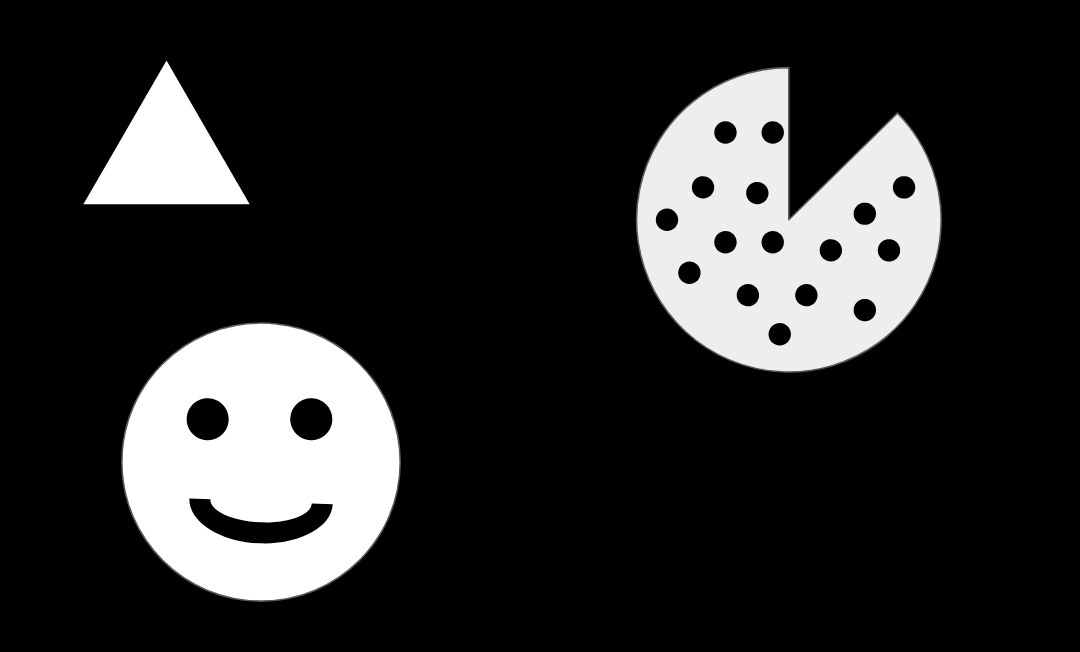
#> input picture DATA/internal_external.png, 1080 x 652 px
$ jupyter execute Contour-Detection.ipynb
#> lines starting #> are read from the running program, lines starting #| are printed output that depends on the picture; after the words box and inside, x2 and y2 are one past the last pixel; in counts of white or black regions, pixels touching at a corner belong together
[cell 1]
import cv2
import numpy as np
import matplotlib.pyplot as plt

[cell 2]
img = cv2.imread("DATA/internal_external.png", 0)
#> img is the input picture: shape (652, 1080); min 0, max 255, mean 43.4

plt.imshow(img, cmap="gray")

contour, hierarchy = cv2.findContours(img, cv2.RETR_CCOMP, cv2.CHAIN_APPROX_SIMPLE)
#> contour = 22 contours; largest, box (x1, y1, x2, y2) and area: (635, 66, 942, 373) 64554, (121, 322, 401, 602) 61517, (83, 60, 250, 205) 12042, (189, 498, 333, 544) 3049, (186, 398, 229, 441) 1380

# cv2.RETR_CCOMP: extract all internal and external contours and organizes them into a two-level hierarchy.

# cv2.CHAIN_APPROX_SIMPLE: compresses horizontal, vertical, and diagonal segments and leaves only their end points.

Arguments:
- **cv2.RETR_CCOMP:** extract all internal and external contours and organizes them into a two-level hierarchy.

- **cv2.CHAIN_APPROX_SIMPLE:** compresses horizontal, vertical, and diagonal segments and leaves only their end points.

Return Values:
- contour: list
- hierarchy: numpy array

[cell 3]
external_contours = np.zeros(img.shape)
internal_contours = np.zeros(img.shape)

for i in range (len(contour)):
    # External Contours
    # look at the last column of each row: -1 = external contour
    if hierarchy[0][i][3] == -1:
        cv2.drawContours(external_contours, contour, i, 255, -1)

    # Internal Contours
    if hierarchy[0][i][3] != -1:
        cv2.drawContours(internal_contours, contour, i, 255, -1)
#> this loop made 22 passes
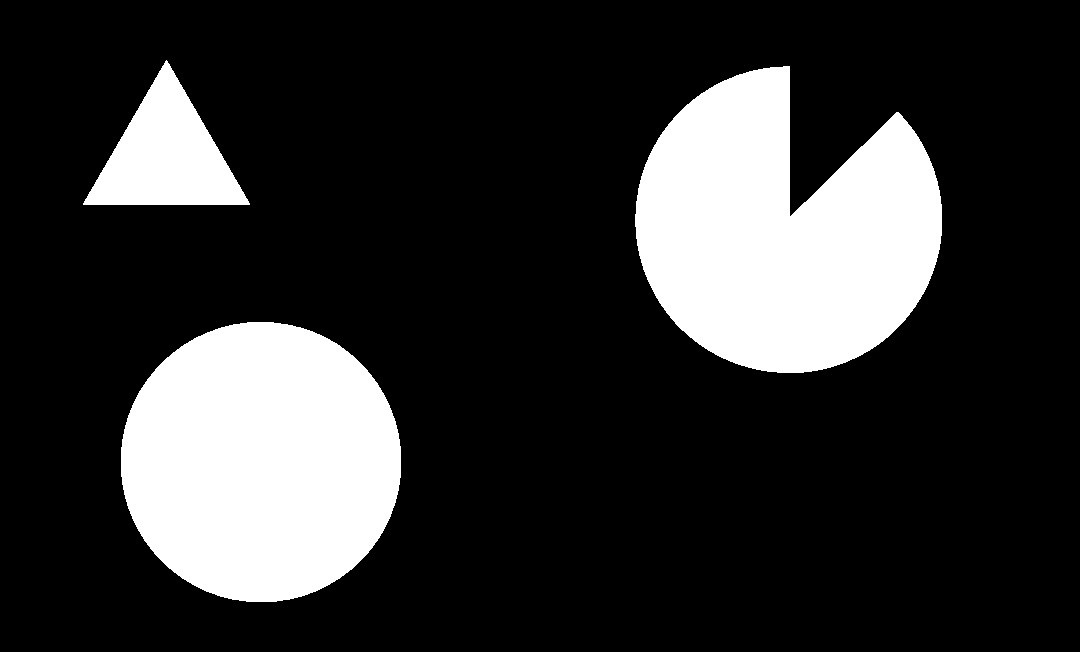
#> external_contours: shape (652, 1080) float64; 19.8% white; 3 white regions, box (x1, y1, x2, y2) and area: (635, 66, 942, 373) 65063, (121, 322, 401, 602) 61914, (83, 60, 250, 205) 12270
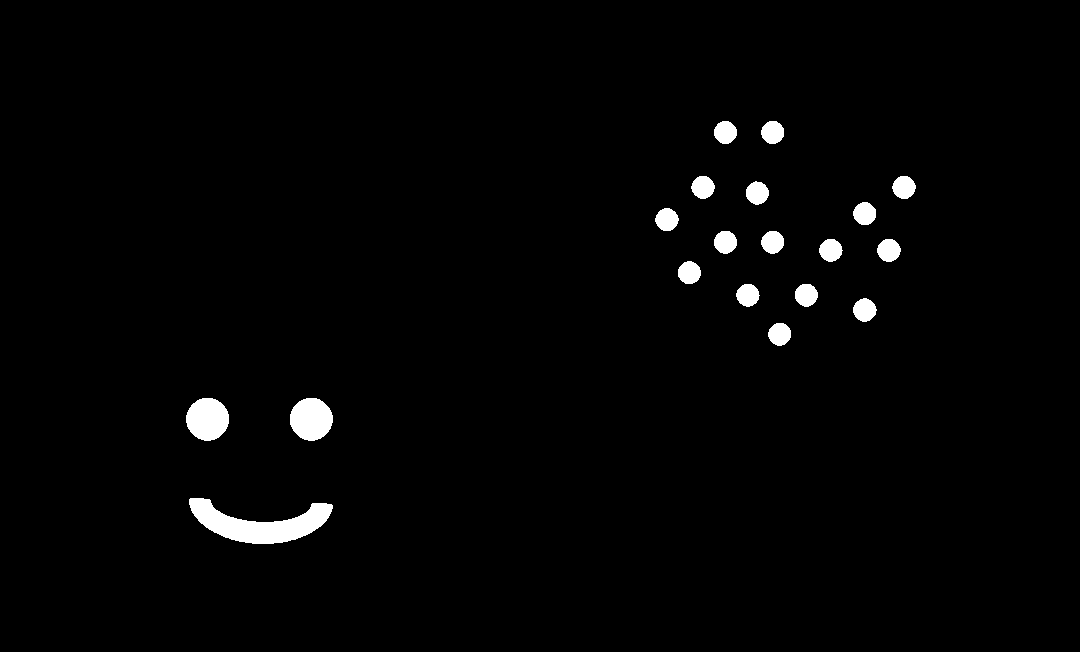
#> internal_contours: shape (652, 1080) float64; 1.8% white; 19 white regions, largest, box (x1, y1, x2, y2) and area: (189, 498, 333, 544) 3207, (186, 398, 229, 441) 1440, (290, 398, 333, 441) 1438

    # hierarchy organizes internal contours: just change the value of the last element to 0, 1, 2, 3, 4, 5, 6, 7, 8, 9, etc.

plt.imshow(external_contours, cmap="gray") # draw the background
plt.imshow(internal_contours, cmap="gray") # draw the internal contours
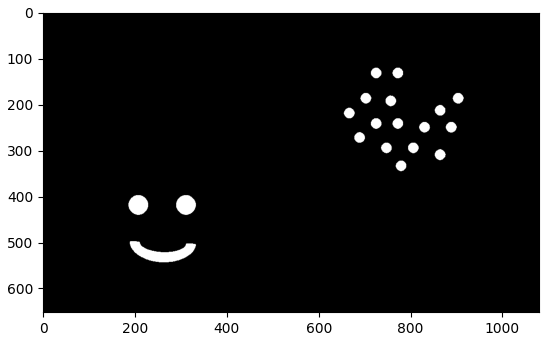
#> figure drawn by matplotlib, 1 panel

$ run again, with DATA/five_shapes.PNG copied over DATA/internal_external.png
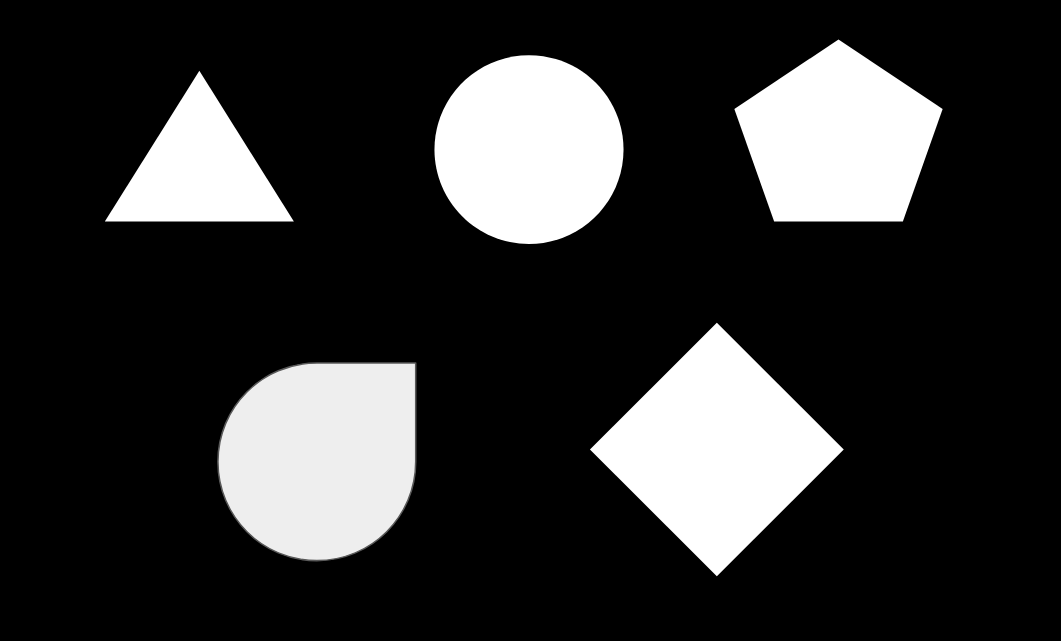
#> input picture DATA/five_shapes.PNG, 1061 x 641 px
#> img is the input picture: shape (641, 1061); min 0, max 255, mean 49.2
#> contour = 5 contours; box (x1, y1, x2, y2) and area: (217, 362, 417, 562) 33297, (590, 322, 844, 577) 32508, (434, 55, 624, 244) 28076, (734, 39, 943, 222) 26303, (105, 70, 294, 222) 14310
#> the loop `for i in range (len(contour)):` made 5 passes
#> after the loop `for i in range (len(contour)):`:
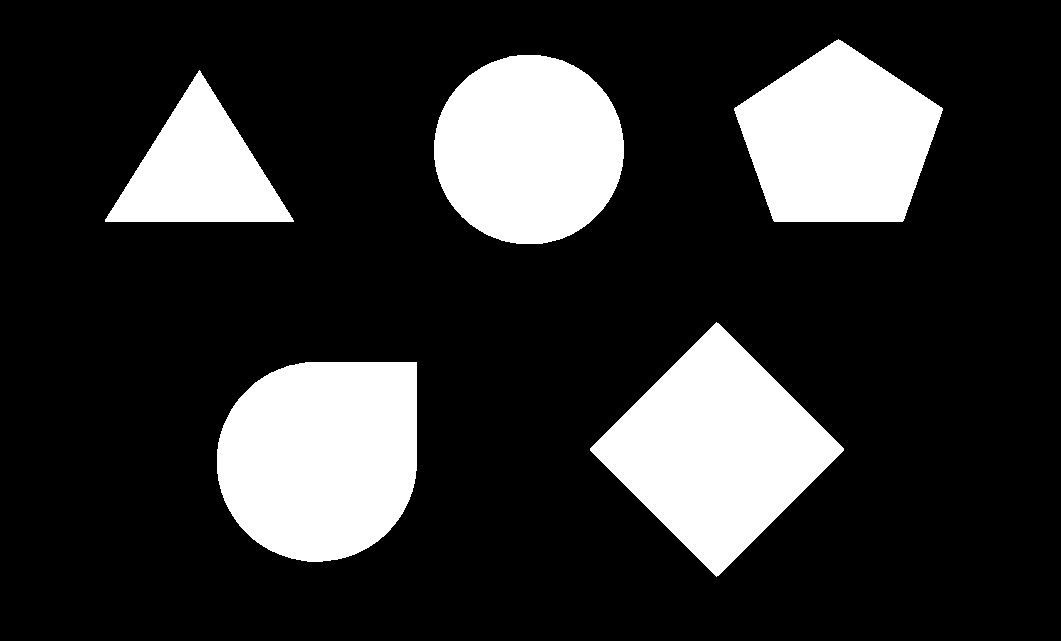
#> external_contours: shape (641, 1061) float64; 20% white; 5 white regions, box (x1, y1, x2, y2) and area: (217, 362, 417, 562) 33609, (590, 322, 844, 577) 32764, (434, 55, 624, 244) 28345, (734, 39, 943, 222) 26585, (105, 70, 294, 222) 14556
#> `[cell 3] external_contours = np.zeros(img.shape) internal_contours = n..`:
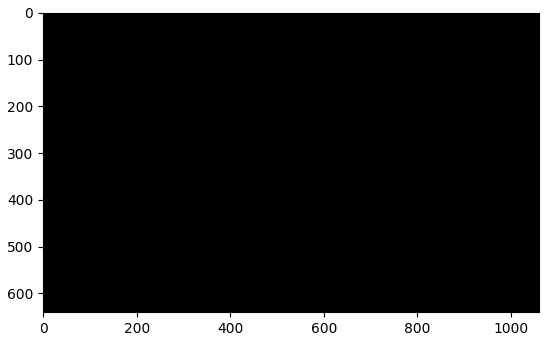
#> figure drawn by matplotlib, 1 panel
